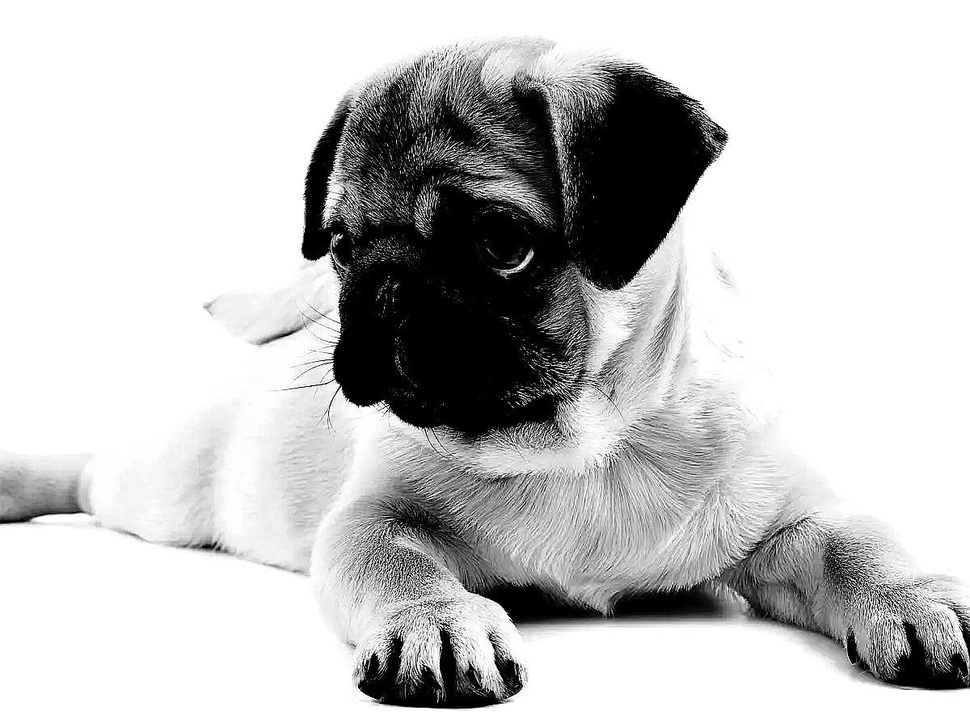
#> input picture 23-Pillow/dog.jpg, 970 x 727 px, shrunk from 1200 x 900 before the run
$ python penkta_uzduotis.py
#> lines starting #> are read from the running program, lines starting #| are printed output that depends on the picture; after the words box and inside, x2 and y2 are one past the last pixel; in counts of white or black regions, pixels touching at a corner belong together
from PIL import Image
import os

def turn_binary(img, r, g, b):
#> called with img = 'dog.jpg', r = 255, g = 255, b = 8
    img = Image.open(img)
#> img is the input picture: PIL image 970x727 RGB; min 0, max 255, mean 197
    data = img.getdata()
    new_data = []
    black = 0, 0, 0
    white = 255, 255, 255
    for pixel in data:
        if pixel[0] >= r or pixel[1] >= g or pixel[2] >= b:
            new_data.append(black)
        else:
            new_data.append(white)
#> after the loop, new_data = 705190 items

    img.putdata(new_data)
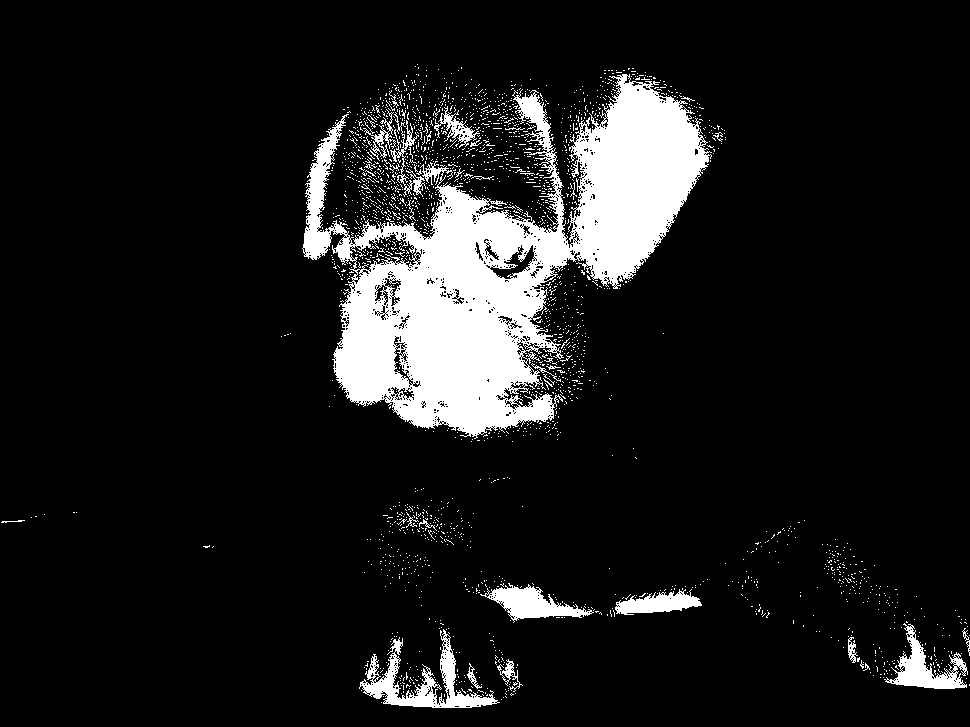
#> img: PIL image 970x727 RGB; 10.8% white; 2312 white regions (2284 under 20 px), largest, box (x1, y1, x2, y2) and area: (302, 74, 712, 439) 59997, (359, 629, 500, 708) 3099, (884, 623, 968, 689) 1867
    return img

image = turn_binary('dog.jpg', 255, 255, 8)
image.show()
